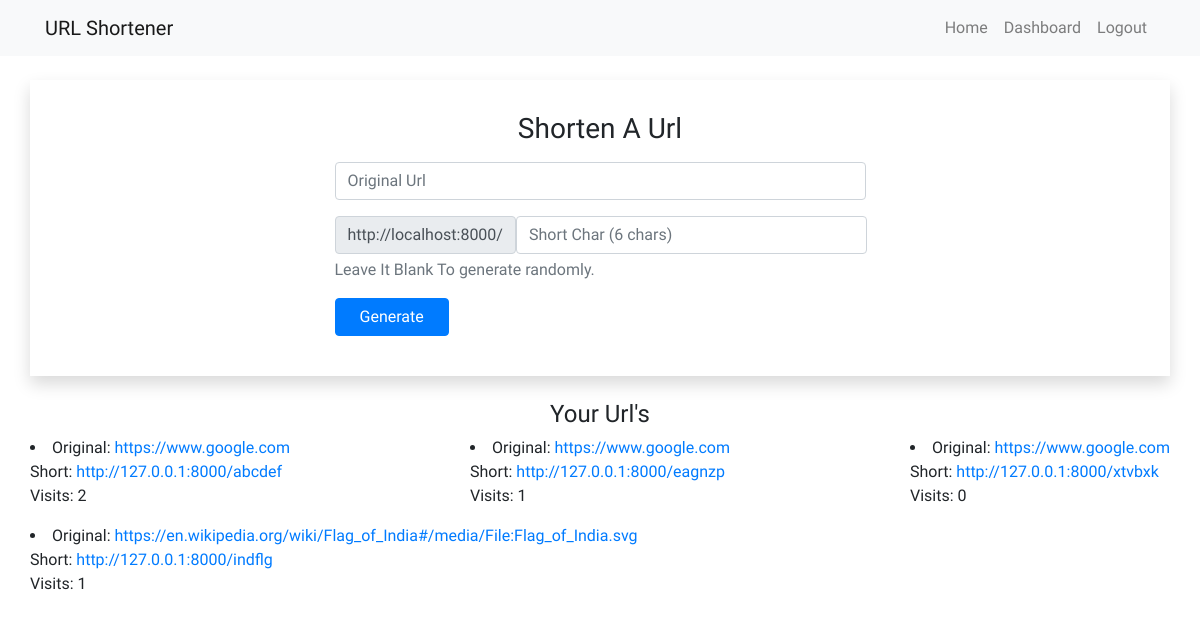
Page /dashboard/ (signed in) on the committed database.
### urlhandler/models.py (models this page shows)
class shorturl(models.Model):
    original_url = models.URLField(blank=False)
    short_query = models.CharField(blank=False, max_length=8)
    visits = models.IntegerField(default=0)
    user = models.ForeignKey(User, on_delete=models.CASCADE)

### urlhandler/views.py (the view)
# urls.py: path('dashboard/', dashboard, name="dashboard"),
@login_required(login_url='/login')
def dashboard(request):
    usr = request.user
    urls = shorturl.objects.filter(user=usr)
    return render(request, 'dashboard.html', {'urls': urls})

### templates/dashboard.html (shortened to what this page needs)
{% extends 'nav.html' %}
{% block content %}
<div class="container shadow p-4">
    <div class="row">
        <div class="col-12 text-center py-2">
            <h3>Shorten A Url</h3>
        </div>
        <div class="col-10 col-sm-10 col-md-6 mx-auto">
            <form action="{% url 'genarate'%}" method="POST">
                <div class="form-group">
                    <input type="url" name="original" class="form-control" placeholder="Original Url">
                </div>
                <div class="form-group">
                    <div class="input-group-prepend">
                        <div class="input-group-text">http://localhost:8000/</div>
                        <input type="text" name="short" class="form-control" placeholder="Short Char (6 chars)"
                            maxlength="6" id="short">
                    </div>
                    <p id="shorthelp" class="form-text text-muted">Leave It Blank To generate randomly.</p>
                </div>
                <div class="form-group">
                    <input type="submit" class="btn btn-primary px-4" value="Generate">
                </div>
            </form>
        </div>
    </div>
</div>
<div class="container my-4">
    <div class="row">
        <div class="col-12 text-center">
            <h4>Your Url's</h4>
        </div>
    </div>
    <div class="row justify-content-between">
        {% for u in urls %}
        <li>
            Original: <a href="{{ u.original_url}}"> {{ u.original_url}}</a>
            <br>
            Short: <a href="http://127.0.0.1:8000/{{ u.short_query}}"> http://127.0.0.1:8000/{{ u.short_query}}</a>
            <p>Visits: {{ u.visits }}</p>
        </li>
        {% endfor %}
    </div>
</div>
</body>
</html>
{% endblock %}

### templates/nav.html (style rules this page uses)
body { font-family: 'Baloo Thambi 2', cursive; }

### rows in the picture
shorturl: original_url "https://www.google.com", short_query "abcdef", visits "2"
shorturl: original_url "https://www.google.com", short_query "eagnzp", visits "1"
shorturl: original_url "https://www.google.com", short_query "xtvbxk", visits "0"
shorturl: original_url "https://en.wikipedia.org/wiki/Flag_of_India#/media/File:Flag_of_India.svg", short_query "indflg", visits "1"
